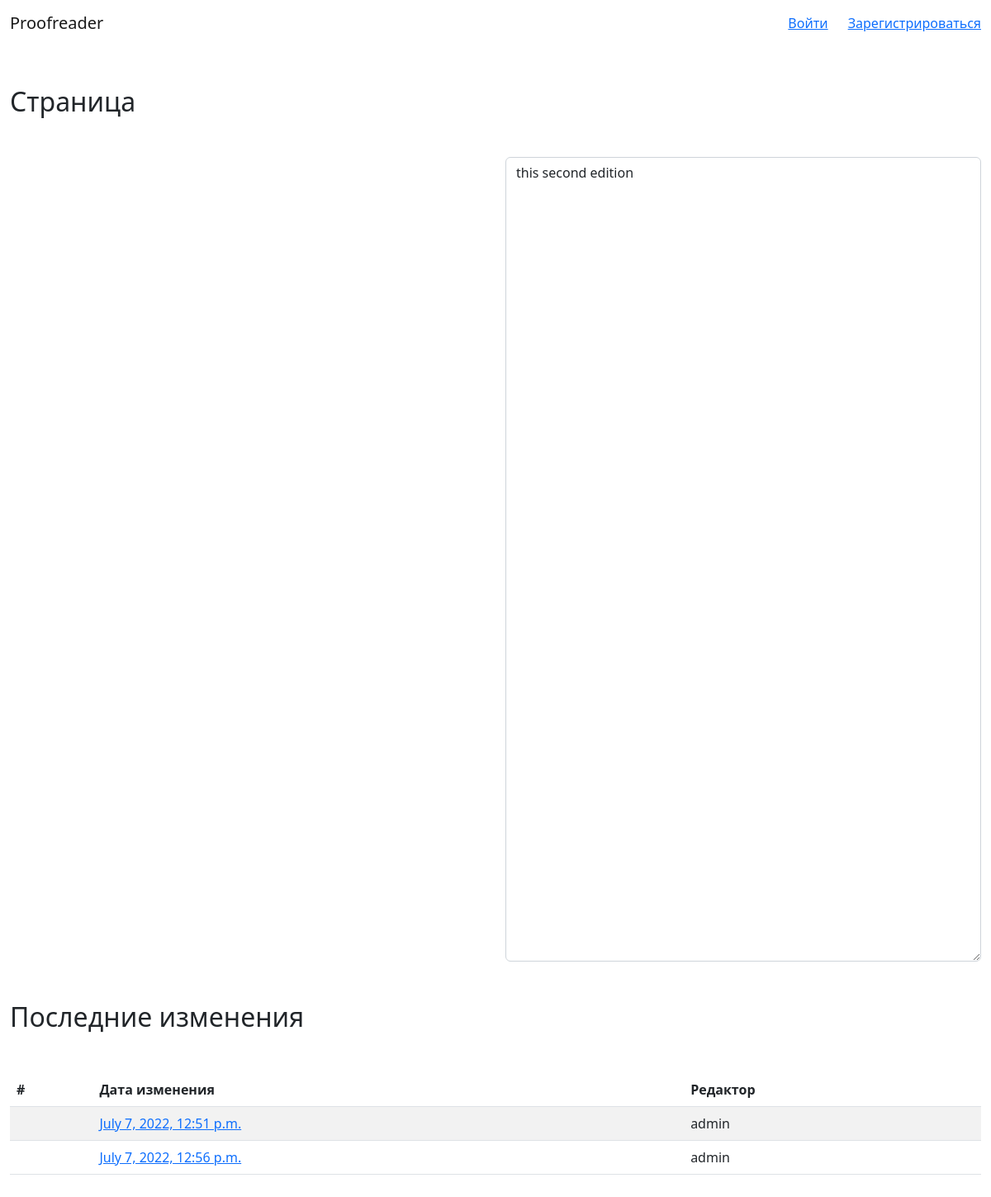
The page /book/0424d27c-5441-48b8-ad55-0e94e2f91b28/page/58c380cd-7a5c-4320-a6c7-ccf651d18057 on the database its author committed.
### books/models.py (models this page shows, shortened)
class PageText(models.Model):
    id = models.UUIDField(primary_key=True, default=uuid.uuid4, editable=False)
    book = models.ForeignKey(Book, on_delete=models.CASCADE)
    page = models.ForeignKey(Page, on_delete=models.PROTECT)
    editor = models.ForeignKey(get_user_model(), on_delete=models.PROTECT)
    text = models.TextField()
    date = models.DateTimeField(auto_now_add=True)

### accounts/models.py (models this page shows)
class CustomUser(AbstractUser):
    pass

### books/views.py (the view)
class PageView(View):
    def get(self, request, book_id, page_id):
        page = Page.objects.get(id=page_id)
        texts = PageText.objects.filter(page=page_id)
        cur_text = PageText.objects.filter(page=page_id).latest("date")
        context = {
            "page": page,
            "texts": texts,
            "cur_text": cur_text,
        }
        return render(request, "book/page.html", context)

### templates/book/page.html (shortened to what this page needs)
{% extends 'base.html' %}
{% block head %}
    <link rel="stylesheet"
          src="https://cdn.jsdelivr.net/gh/cotton123236/zoomist@latest/dist/zoomist.min.css"/>
{% endblock head %}
{% block content %}
    <div class="container-xxl my-5">
        <h2 class="my-5">Страница</h2>
        <div class="container_fluid">
            <div class="row justify-content-between">
                <div class="col">
                </div>
                <div class="col">
                    <textarea class="form-control" id="exampleFormControlTextarea1" rows="40">{{ cur_text.text }}</textarea>
                </div>
            </div>
        </div>
        <h2 class="my-5">Последние изменения</h2>
        <table class="table my-5 table-striped table-hover">
            <thead>
                <tr>
                    <th scope="col">#</th>
                    <th scope="col">Дата изменения</th>
                    <th scope="col">Редактор</th>
                </tr>
            </thead>
            <tbody>
                {% for text in texts %}
                    <tr>
                        <td></td>
                        <td>
                            <a href="">{{ text.date }}</a>
                        </td>
                        <td>{{ text.editor.username }}</td>
                    </tr>
                {% endfor %}
            </tbody>
        </table>
    </div>
{% endblock content %}

### rows shown on the page
PageText: text "this second edition", date "July 7, 2022, 12:56 p.m.", editor.username "admin"
PageText: date "July 7, 2022, 12:51 p.m.", editor.username "admin"
